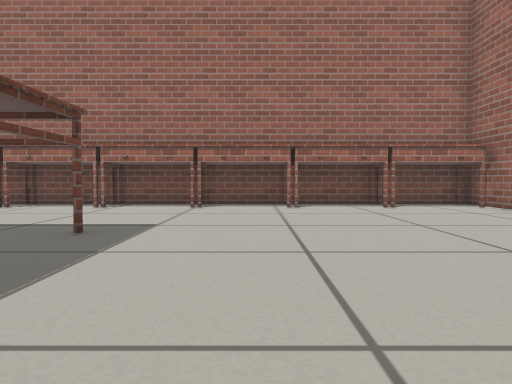
[1] (above)

17 first-person views from a walk through a Gazebo world. The camera is 0.35 m above the floor, tilts 2° down and sees 70° across. The floor is counted in squares, 0.5 m on a side. Each view is taken from the middle of a square. On the plan, view 1 faces up. The plan holds only what a view shows up to about 11 squares ahead; the rest is blank.

[2]
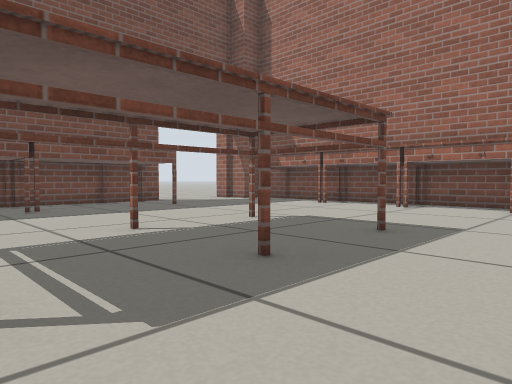

[3]
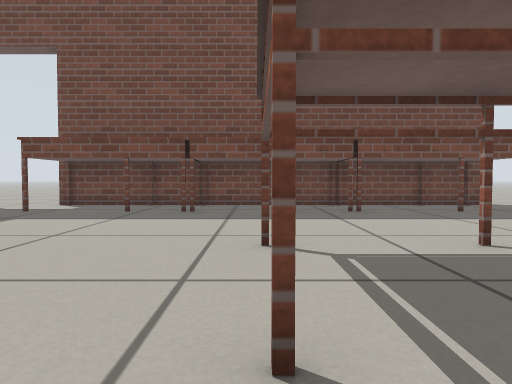

[4]
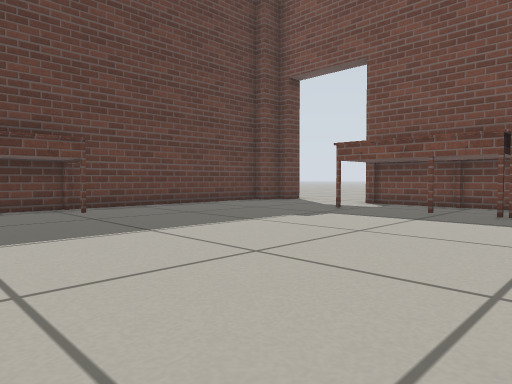

[5]
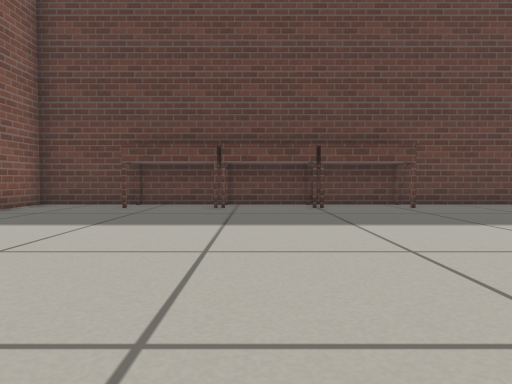

[6]
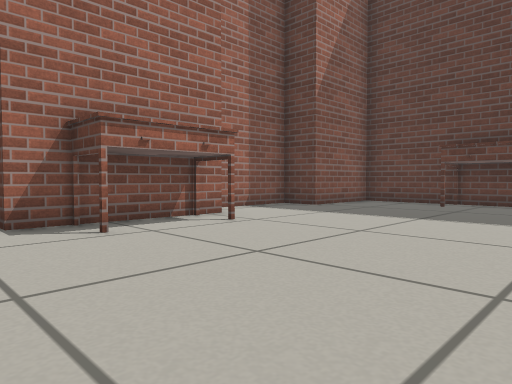

[7]
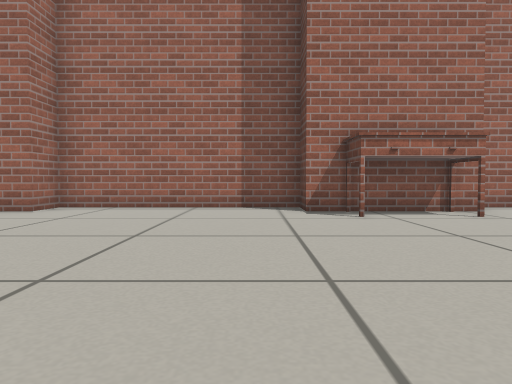

[8]
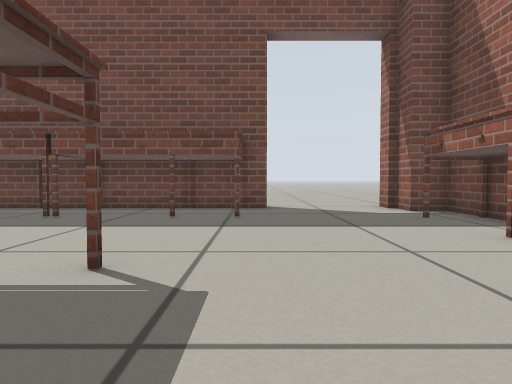

[9]
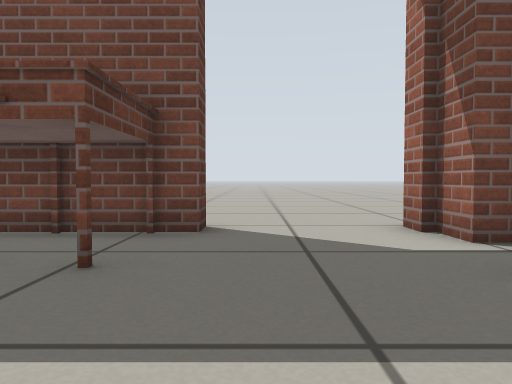

[10]
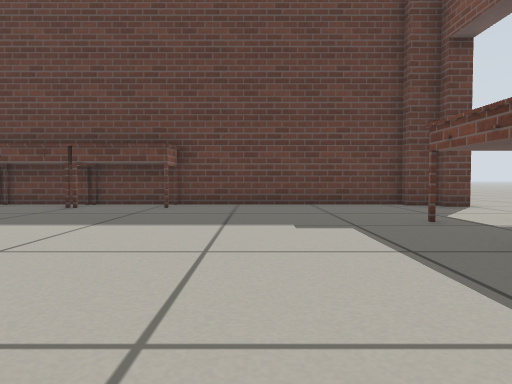

[11]
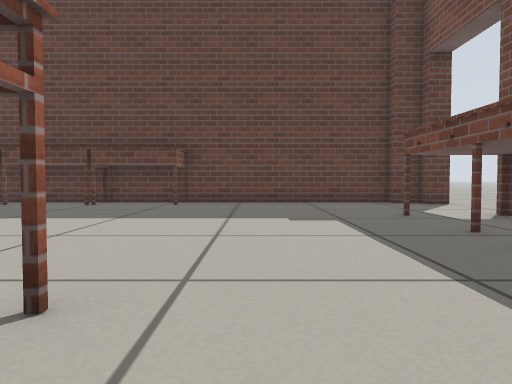

[12]
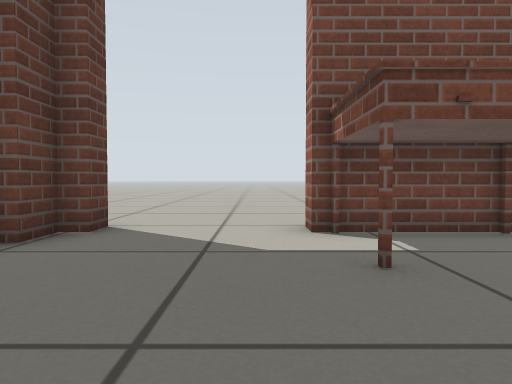

[13]
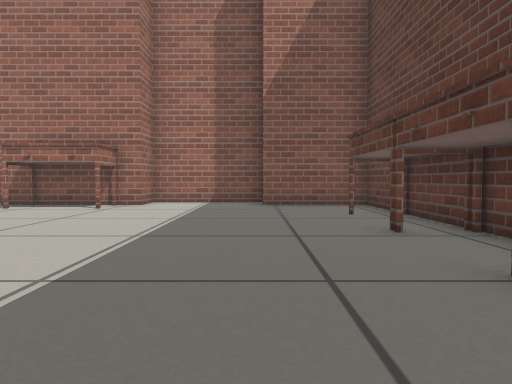

[14]
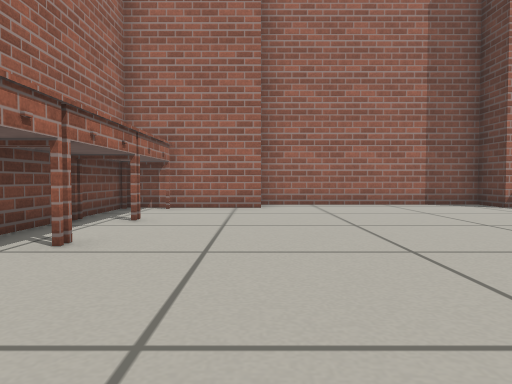

[15]
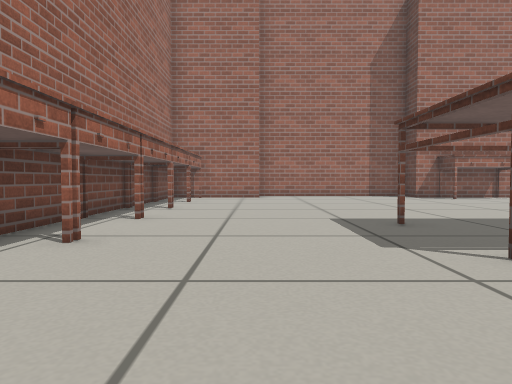

[16]
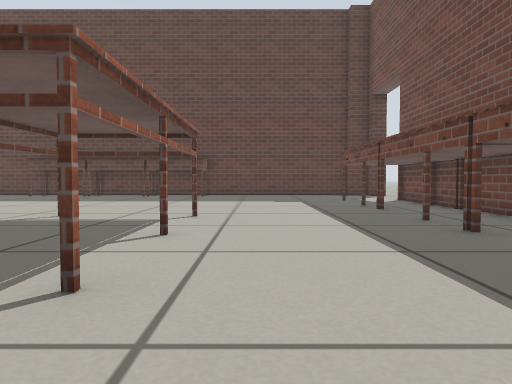

[17]
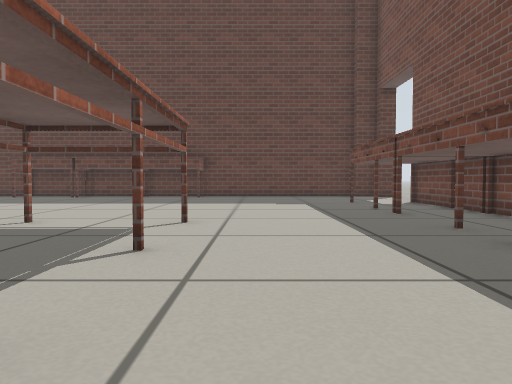

### Floor plan
Key: @ floor where view 1 was taken; # wall or solid block; . floor; = window, fence, low wall or low ledge; T thing the floor can be seen under or through.
Columns run from 13 left of view 1 to 7 right of it. Each row starts with its distance up from view 1.
 10   ##################
  9 .....###############
  8 ...................#
  7 ...................##
  6 ..#.................#
  5   ###....TT.........#
  4   ###...T.=.........#
  3   ###...T.=.........#
  2   ###...T.=.........#
  1   ###...T.=........##
  0   ###...TTT..@....##
 -1   ###.............##
 -2   ###.............##
 -3   ###..............##
 -4   ###...............#
 -5 ..###...............#
 -6 ...................##
 -7 ...................#
 -8 .........########..#
 -9 ..##################

Positions as (right, up) in squares from view 1, and headings:
1: (0, 0), facing up
2: (0, 0), facing up-left
3: (-1, 0), facing left
4: (-1, 0), facing down-left
5: (0, 1), facing down
6: (0, 2), facing down-right
7: (-2, 2), facing right
8: (-2, 6), facing left
9: (-6, 7), facing left
10: (-6, 1), facing down
11: (-6, 2), facing down
12: (-6, -6), facing left
13: (-4, -6), facing right
14: (-3, 7), facing right
15: (-8, 7), facing right
16: (-6, 7), facing down
17: (-6, 6), facing down
